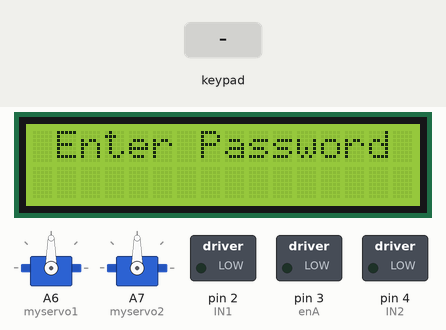
Recording of a sketch running on a simulated Arduino Nano, built with avr-gcc and run on an emulated ATmega328P. On the bench: 16×2 character LCD, 2 × servo, switched loads named in the sketch (green lamp = pin HIGH). The inputs (shaded band) are chosen by the test bench. Pins used as bus, display or sensor lines are not drawn; what the sketch prints to the serial monitor is not drawn.

Above: at 6.3 s.
6.4 s: keypad keys 1 6 0 9 # pressed 0.4 s apart
At 9.0 s:
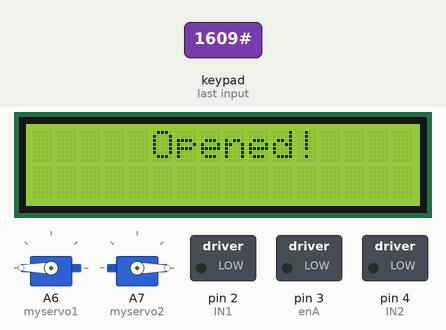
9.9 s: key 'A' pressed
At 12.0 s:
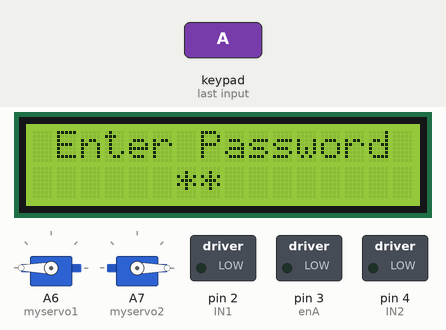
12.3 s: keypad keys 1 6 0 9 A pressed 0.4 s apart
At 14.2 s:
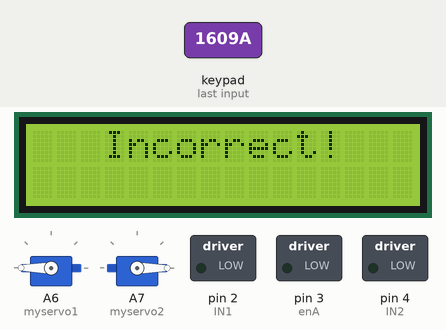
15.9 s: key 'B' pressed
At 17.6 s:
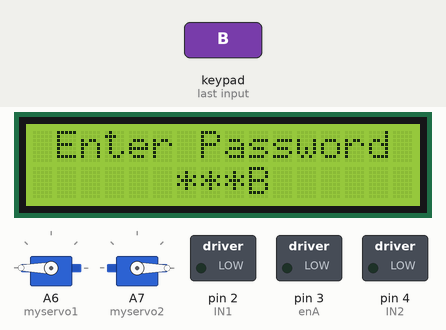
18.7 s: keypad keys 1 2 2 1 D pressed 0.4 s apart
At 23.5 s:
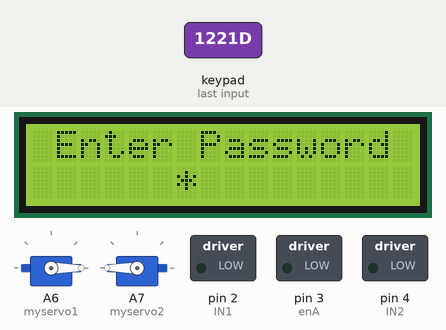
23.7 s: key 'C' pressed
At 24.1 s:
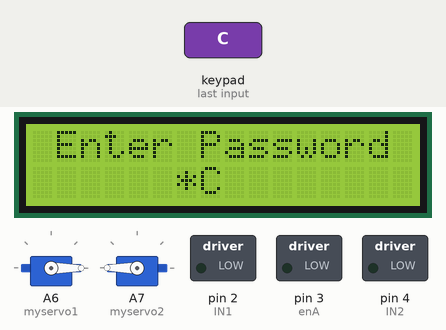
Timing chart, 0 to 26.7 s (numbered marks = the images above; inputs shaded):
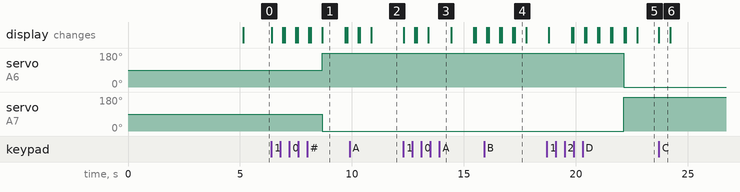

Measured:
- after the input at 6.4 s, servo on A6 (myservo1): 90° → 180° after 2.3 s; servo on A7 (myservo2): 90° → 0° after 2.3 s; the display: first changes at once (image 1 shows a later state)
- after the input at 9.9 s, the display: first differs from a run without the input after 0.46 s (image 2 shows a later state)
- after the input at 12.3 s, the display: first changes at once (image 3 shows a later state)
- after the input at 15.9 s, the display: first differs from a run without the input after 1.4 s (image 4)
- after the input at 18.7 s, servo on A6 (myservo1): 180° → 0° after 3.4 s; servo on A7 (myservo2): 0° → 180° after 3.4 s
- after the input at 23.7 s, the display: changes at once (image 6)
- what the display in image 1 shows lasts 1.0 s, from 8.7 s to 9.7 s

The sketch:

Khoi_Ngoai_Nha_Done.ino
```cpp
/* Nối chân
 * 4X4     Arduino Chân từ trái sang phải
 * 2  -     A0
 * 3  -     A1
 * 4  -     A2
 * 5  -     A3
 * 6  -     8
 * 7  -     7
 * 8  -     6
 * 9  -     5
 *
 *
 * Servo: A6,A7
 * LCD: SDA(A4), SCL(A5)
 * Motor: IN1(D2), IN2(D4), enA(D3)
 * RFID: RST(9), SDA(10), MOSI(11), MISO(12), SCK(13)
*/

//********************************************************************************************
#include <SPI.h>
#include <MFRC522.h>
#include <Keypad.h>
#include <Servo.h>
#include <Wire.h>
#include <LiquidCrystal_I2C.h>      // Khai báo thư viện LCD sử dụng I2C

#define RST_PIN         9
#define SS_PIN          10
#define IN1             2
#define IN2             4
#define enA             3

//#define led             A4
//#define touch           A5

//********************************************************************************************

int UID[4], demID=0, demDongMo=1, trangThaiDongCo=0;
int trangthaiLedDau = LOW;
int demTouch=1;

int ID1[4] = {99, 251, 171, 252}; //Thẻ mở đèn
int ID2[4] = {185, 219, 971, 162}; //Thẻ tắt đèn

const byte ROWS = 4;
const byte COLS = 4;
char password[5];
char On_equip[]="1609"; // Mật khẩu mở cửa
char Off_equip[]="1221"; // Mật khẩu đóng cửa
int i = 0;
int demMK=0;
char MatrixKey[ROWS][COLS] =
{
  {'1','2','3','A'},
  {'4','5','6','B'},
  {'7','8','9','C'},
  {'*','0','#','D'}
};
byte rowPins[ROWS] = {8, 7, 6, 5}; //connect to the row pinouts of the keypad
byte colPins[COLS] = {A0, A1, A2, A3}; //connect to the column pinouts of the keypad

Servo myservo1;
Servo myservo2;
MFRC522 mfrc522(SS_PIN, RST_PIN);
LiquidCrystal_I2C lcd(0x27, 16, 2); // 0x27 địa chỉ LCD, 16 cột và 2 hàng
Keypad Mykeys = Keypad( makeKeymap(MatrixKey), rowPins, colPins, ROWS, COLS);

//********************************************************************************************

void setup(){
    Serial.begin(9600);
//  pinMode(led, OUTPUT);
//  pinMode(touch,INPUT);
    pinMode(IN1, OUTPUT);
    pinMode(IN2, OUTPUT);
    pinMode(enA, OUTPUT);

    lcd.init(); // Khởi tạo màn hình Màn hình
    lcd.backlight(); // Bật đèn màn hình Màn hình

    myservo1.attach(A6);
    myservo2.attach(A7);

    Serial.print("UID của thẻ: ");
    SPI.begin();
    // Hiện chữ E-FIGHT
    lcd.setCursor(4, 0); // Di chuyển con trỏ đến cột 4 và hàng 0
    lcd.print("E-FIGHT");
    delay(5000);
    lcd.clear();
    lcd.print(" Enter Password");
    mfrc522.PCD_Init();
}

void motor1_Tien(){
  analogWrite(enA, 100);
  digitalWrite(IN1, LOW);
  digitalWrite(IN2, HIGH);
}

void motor1_Dung(){
  digitalWrite(IN1, LOW);
  digitalWrite(IN2, LOW);
}

void motor1_Lui(){
  analogWrite(enA, 100);
  digitalWrite(IN1, HIGH);
  digitalWrite(IN2, LOW);
}

//Hàm nhập mật khẩu từ keypad
void enterKey(){
  char EnterKey = Mykeys.getKey();

  if(EnterKey){     //đợi tín hiệu nhập vào
    // Nhập mật khẩu
    if (i == 0) {
      password[0] = EnterKey;
      lcd.setCursor(6, 1);
      lcd.print(password[0]);
      delay(500); // Ký tự hiển thị trên màn hình LCD trong 0.5s
      lcd.setCursor(6, 1);
      lcd.print("*"); // Ký tự được thay bởi dấu *
      Serial.print(password[0]);
    }
    if (i == 1) {
      password[1] = EnterKey;
      lcd.setCursor(7, 1);
      lcd.print(password[1]);
      delay(500);
      lcd.setCursor(7, 1);
      lcd.print("*");
      Serial.print(password[1]);
    }
    if (i == 2) {
      password[2] = EnterKey;
      lcd.setCursor(8, 1);
      lcd.print(password[2]);
      delay(500);
      lcd.setCursor(8, 1);
      lcd.print("*");
      Serial.print(password[2]);
    }
    if (i == 3) {
      password[3] = EnterKey;
      lcd.setCursor(9, 1);
      lcd.print(password[3]);
      delay(500);
      lcd.setCursor(9, 1);
      lcd.print("*");
      Serial.println(password[3]);
    }
    i++;
    demMK++;
 }
}
//********************************************************************************************
void loop(){
  while(1){
    enterKey();

    if(demMK==4) {
      if(strcmp(password,On_equip)== 0 ){
          lcd.clear();
          lcd.print("    Correct!");
          myservo1.write(180);      //Mở cửa
          myservo2.write(-180);
          lcd.clear();
          lcd.print("     Opened!");
          delay(1000);
          lcd.clear();
          lcd.print(" Enter Password");
          Serial.println(" Dung mat khau mo cua!");
        }

       else if(strcmp(password,Off_equip) == 0){
          lcd.clear();
          lcd.print("     Closed!");
          myservo1.write(-180);       //Đóng cửa
          myservo2.write(180);
          lcd.clear();
          lcd.print(" Enter Password");
        }

        else{
          lcd.clear();
          lcd.print("   Incorrect!");
          delay(1000);
          lcd.clear();
          lcd.print("   Try Again!");
          delay(1000);
          lcd.clear();
          lcd.print(" Enter Password");
          Serial.println(" Sai mat khau nhap lai.............");
       }
      i=0;
      demMK=0;
    }

    if(!mfrc522.PICC_IsNewCardPresent()){
      return;
    }
    if(!mfrc522.PICC_ReadCardSerial()){
      return;
    }
  //  Đọc thông tin của thẻ
    for (byte i = 0; i < mfrc522.uid.size; i++) {
      UID[i] = mfrc522.uid.uidByte[i];
      Serial.print(UID[i]);
    }
  //  So sánh giá trị thẻ đọc vào với thẻ cài đặt trước đó
    Serial.println("   ");
    for(int i=0;i<4;i++){
      if (UID[i] == ID1[i]){
        demID++;
      }
    }
  //  Nếu 4 giá trị đều đúng thì tăng biến đóng mở lên 1
    if(demID==4){
      demDongMo++;
      demID=0;
    }
    else{
      Serial.println("Sai the!");
    }

  //  Thực hiện đóng mở cổng
    if(demDongMo%2 == 0 && trangThaiDongCo == 0){
      Serial.println("Mở cổng");
      motor1_Tien();
      delay(1000);
      trangThaiDongCo = 1;
      motor1_Dung();
      Serial.println("Done");
    }
    else if(demDongMo%2 != 0 && trangThaiDongCo == 1){
      Serial.println("Đóng cổng");
      motor1_Lui();
      delay(1000);
      trangThaiDongCo = 0;
      motor1_Dung();
      Serial.println("Done");
    }
    mfrc522.PICC_HaltA();
    mfrc522.PCD_StopCrypto1();
  }
}
```
